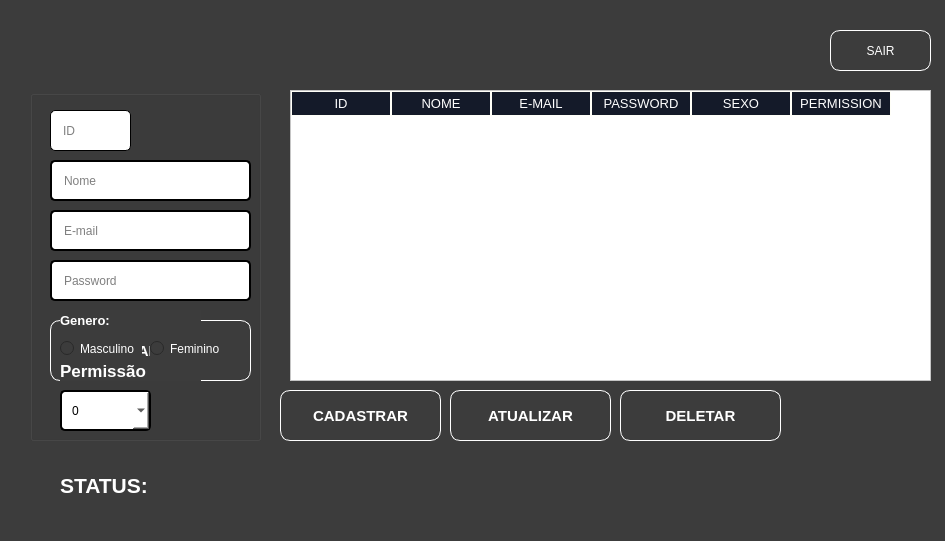
<?xml version="1.0" encoding="UTF-8"?>
<ui version="4.0">
 <class>form</class>
 <widget class="QWidget" name="form">
  <property name="geometry">
   <rect>
    <x>0</x>
    <y>0</y>
    <width>945</width>
    <height>541</height>
   </rect>
  </property>
  <property name="windowTitle">
   <string>Form</string>
  </property>
  <property name="styleSheet">
   <string notr="true">background-color: rgb(60,60,60);</string>
  </property>
  <widget class="QLabel" name="label">
   <property name="geometry">
    <rect>
     <x>50</x>
     <y>30</y>
     <width>541</width>
     <height>41</height>
    </rect>
   </property>
   <property name="font">
    <font>
     <pointsize>20</pointsize>
     <weight>75</weight>
     <bold>true</bold>
    </font>
   </property>
   <property name="styleSheet">
    <string notr="true">color: rgb(255, 255, 255);</string>
   </property>
   <property name="text">
    <string/>
   </property>
  </widget>
  <widget class="QPushButton" name="cad_btn">
   <property name="geometry">
    <rect>
     <x>280</x>
     <y>390</y>
     <width>161</width>
     <height>51</height>
    </rect>
   </property>
   <property name="font">
    <font>
     <pointsize>11</pointsize>
     <weight>75</weight>
     <bold>true</bold>
    </font>
   </property>
   <property name="styleSheet">
    <string notr="true">
QPushButton{
color: rgb(255, 255, 255);
border-style:outset;
border-radius:10px;
border-color:#FFFFFF;
border-width:1px;

}
QPushButton:hover{
background-color:#4CAF50;
}
</string>
   </property>
   <property name="text">
    <string>CADASTRAR</string>
   </property>
  </widget>
  <widget class="QPushButton" name="pushButton_2">
   <property name="geometry">
    <rect>
     <x>830</x>
     <y>30</y>
     <width>101</width>
     <height>41</height>
    </rect>
   </property>
   <property name="styleSheet">
    <string notr="true">
QPushButton{
color: rgb(255, 255, 255);
border-style:outset;
border-radius:10px;
border-color:#FFFFFF;
border-width:1px;

}
QPushButton:hover{
background-color:#696969;
}</string>
   </property>
   <property name="text">
    <string>SAIR</string>
   </property>
  </widget>
  <widget class="QPushButton" name="upt_btn">
   <property name="geometry">
    <rect>
     <x>450</x>
     <y>390</y>
     <width>161</width>
     <height>51</height>
    </rect>
   </property>
   <property name="font">
    <font>
     <pointsize>11</pointsize>
     <weight>75</weight>
     <bold>true</bold>
    </font>
   </property>
   <property name="styleSheet">
    <string notr="true">
QPushButton{
color: rgb(255, 255, 255);
border-style:outset;
border-radius:10px;
border-color:#FFFFFF;
border-width:1px;

}
QPushButton:hover{
background-color:#FFC107;
}
</string>
   </property>
   <property name="text">
    <string>ATUALIZAR</string>
   </property>
  </widget>
  <widget class="QPushButton" name="dell_btn">
   <property name="geometry">
    <rect>
     <x>620</x>
     <y>390</y>
     <width>161</width>
     <height>51</height>
    </rect>
   </property>
   <property name="font">
    <font>
     <pointsize>11</pointsize>
     <weight>75</weight>
     <bold>true</bold>
    </font>
   </property>
   <property name="styleSheet">
    <string notr="true">
QPushButton{
color: rgb(255, 255, 255);
border-style:outset;
border-radius:10px;
border-color:#FFFFFF;
border-width:1px;

}
QPushButton:hover{
background-color:#FF5252;
}
</string>
   </property>
   <property name="text">
    <string>DELETAR</string>
   </property>
  </widget>
  <widget class="QTableWidget" name="tableWidget">
   <property name="geometry">
    <rect>
     <x>290</x>
     <y>90</y>
     <width>641</width>
     <height>291</height>
    </rect>
   </property>
   <property name="font">
    <font>
     <pointsize>11</pointsize>
    </font>
   </property>
   <property name="styleSheet">
    <string notr="true">QWidget{
background-color: rgb(255, 255, 255);
	color: rgb(0, 0, 0);
}

QHeaderView::section{
background-color: rgb(20, 26, 41);
padding:2px;
color:white;
border: 1px solid #fffff8;
font-size:10pt;
}

QTableWidget{
gridline-color: black;
font-size:11pt;
}

QTableWidget QTableCornerButton::section{
	background-color: rgb(255, 0, 0);
border:1pxsolid #ff0000;
}</string>
   </property>
   <column>
    <property name="text">
     <string>ID</string>
    </property>
   </column>
   <column>
    <property name="text">
     <string>NOME</string>
    </property>
    <property name="background">
     <color>
      <red>255</red>
      <green>255</green>
      <blue>255</blue>
     </color>
    </property>
   </column>
   <column>
    <property name="text">
     <string>E-MAIL</string>
    </property>
   </column>
   <column>
    <property name="text">
     <string>PASSWORD</string>
    </property>
   </column>
   <column>
    <property name="text">
     <string>SEXO</string>
    </property>
   </column>
   <column>
    <property name="text">
     <string>PERMISSION</string>
    </property>
   </column>
  </widget>
  <widget class="QLineEdit" name="id">
   <property name="enabled">
    <bool>false</bool>
   </property>
   <property name="geometry">
    <rect>
     <x>50</x>
     <y>110</y>
     <width>81</width>
     <height>41</height>
    </rect>
   </property>
   <property name="styleSheet">
    <string notr="true">background-color: rgb(255, 255, 255);
border-style:outset;
border-radius:5px;
border-color: Black;
padding:10px;
border-width:1px;</string>
   </property>
   <property name="placeholderText">
    <string>ID</string>
   </property>
  </widget>
  <widget class="QLineEdit" name="nome">
   <property name="geometry">
    <rect>
     <x>50</x>
     <y>160</y>
     <width>201</width>
     <height>41</height>
    </rect>
   </property>
   <property name="styleSheet">
    <string notr="true">QLineEdit{
background-color: rgb(255, 255, 255);
border-style:outset;
border-radius:5px;
border-color: Black;
padding:10px;
border-width:1px;
border : 2px solid black	;
}
QLineEdit:hover{
border : 2px solid #1E90FF	;

}
</string>
   </property>
   <property name="placeholderText">
    <string>Nome</string>
   </property>
  </widget>
  <widget class="QLineEdit" name="email">
   <property name="geometry">
    <rect>
     <x>50</x>
     <y>210</y>
     <width>201</width>
     <height>41</height>
    </rect>
   </property>
   <property name="styleSheet">
    <string notr="true">QLineEdit{
background-color: rgb(255, 255, 255);
border-style:outset;
border-radius:5px;
border-color: Black;
padding:10px;
border-width:1px;
border : 2px solid black	;
}
QLineEdit:hover{
border : 2px solid #1E90FF	;

}</string>
   </property>
   <property name="placeholderText">
    <string>E-mail </string>
   </property>
  </widget>
  <widget class="QLineEdit" name="senha">
   <property name="geometry">
    <rect>
     <x>50</x>
     <y>260</y>
     <width>201</width>
     <height>41</height>
    </rect>
   </property>
   <property name="styleSheet">
    <string notr="true">QLineEdit{
background-color: rgb(255, 255, 255);
border-style:outset;
border-radius:5px;
border-color: Black;
padding:10px;
border-width:1px;
border : 2px solid black	;
}
QLineEdit:hover{
border : 2px solid #1E90FF	;

}</string>
   </property>
   <property name="placeholderText">
    <string>Password</string>
   </property>
  </widget>
  <widget class="QLabel" name="label_2">
   <property name="geometry">
    <rect>
     <x>160</x>
     <y>470</y>
     <width>291</width>
     <height>31</height>
    </rect>
   </property>
   <property name="font">
    <font>
     <pointsize>16</pointsize>
     <weight>75</weight>
     <bold>true</bold>
    </font>
   </property>
   <property name="styleSheet">
    <string notr="true">color: rgb(0, 255, 127);</string>
   </property>
   <property name="text">
    <string/>
   </property>
  </widget>
  <widget class="QPushButton" name="btn_upt_user">
   <property name="geometry">
    <rect>
     <x>50</x>
     <y>320</y>
     <width>201</width>
     <height>61</height>
    </rect>
   </property>
   <property name="font">
    <font>
     <pointsize>11</pointsize>
     <weight>75</weight>
     <bold>true</bold>
    </font>
   </property>
   <property name="styleSheet">
    <string notr="true">
QPushButton{
color: rgb(255, 255, 255);
border-style:outset;
border-radius:10px;
border-color:#FFFFFF;
border-width:1px;

}
QPushButton:hover{
background-color:#FFC107;
}
</string>
   </property>
   <property name="text">
    <string>ATUALIZAR</string>
   </property>
  </widget>
  <widget class="QLabel" name="label_3">
   <property name="geometry">
    <rect>
     <x>60</x>
     <y>470</y>
     <width>91</width>
     <height>31</height>
    </rect>
   </property>
   <property name="font">
    <font>
     <pointsize>16</pointsize>
     <weight>75</weight>
     <bold>true</bold>
    </font>
   </property>
   <property name="styleSheet">
    <string notr="true">color: rgb(255, 255, 255);</string>
   </property>
   <property name="text">
    <string>STATUS: </string>
   </property>
  </widget>
  <widget class="QRadioButton" name="rdb_femi">
   <property name="geometry">
    <rect>
     <x>150</x>
     <y>340</y>
     <width>82</width>
     <height>17</height>
    </rect>
   </property>
   <property name="styleSheet">
    <string notr="true">color: rgb(255, 255, 255);</string>
   </property>
   <property name="text">
    <string>Feminino</string>
   </property>
  </widget>
  <widget class="QLabel" name="label_5">
   <property name="geometry">
    <rect>
     <x>60</x>
     <y>310</y>
     <width>141</width>
     <height>21</height>
    </rect>
   </property>
   <property name="font">
    <font>
     <pointsize>10</pointsize>
     <weight>75</weight>
     <bold>true</bold>
    </font>
   </property>
   <property name="styleSheet">
    <string notr="true">color: rgb(255, 255, 255);</string>
   </property>
   <property name="text">
    <string>Genero:</string>
   </property>
  </widget>
  <widget class="QRadioButton" name="rdb_masc">
   <property name="geometry">
    <rect>
     <x>60</x>
     <y>340</y>
     <width>82</width>
     <height>17</height>
    </rect>
   </property>
   <property name="styleSheet">
    <string notr="true">color: rgb(255, 255, 255);</string>
   </property>
   <property name="text">
    <string>Masculino </string>
   </property>
  </widget>
  <widget class="QComboBox" name="comboBox">
   <property name="geometry">
    <rect>
     <x>60</x>
     <y>390</y>
     <width>91</width>
     <height>41</height>
    </rect>
   </property>
   <property name="styleSheet">
    <string notr="true">QComboBox{
background-color: rgb(255, 255, 255);
border-style:outset;
border-radius:5px;
border-color: Black;
padding:10px;
border-width:1px;
border : 2px solid black	;
}
QComboBox:hover{
border : 2px solid #1E90FF	;

}</string>
   </property>
   <item>
    <property name="text">
     <string>0</string>
    </property>
   </item>
   <item>
    <property name="text">
     <string>1</string>
    </property>
   </item>
  </widget>
  <widget class="QLabel" name="label_4">
   <property name="geometry">
    <rect>
     <x>60</x>
     <y>360</y>
     <width>141</width>
     <height>21</height>
    </rect>
   </property>
   <property name="font">
    <font>
     <pointsize>13</pointsize>
     <weight>75</weight>
     <bold>true</bold>
    </font>
   </property>
   <property name="styleSheet">
    <string notr="true">color: rgb(255, 255, 255);</string>
   </property>
   <property name="text">
    <string>Permissão</string>
   </property>
  </widget>
  <widget class="QGroupBox" name="groupBox">
   <property name="geometry">
    <rect>
     <x>30</x>
     <y>90</y>
     <width>231</width>
     <height>351</height>
    </rect>
   </property>
   <property name="title">
    <string/>
   </property>
  </widget>
  <zorder>groupBox</zorder>
  <zorder>label</zorder>
  <zorder>cad_btn</zorder>
  <zorder>pushButton_2</zorder>
  <zorder>upt_btn</zorder>
  <zorder>dell_btn</zorder>
  <zorder>tableWidget</zorder>
  <zorder>id</zorder>
  <zorder>nome</zorder>
  <zorder>email</zorder>
  <zorder>senha</zorder>
  <zorder>label_2</zorder>
  <zorder>btn_upt_user</zorder>
  <zorder>label_3</zorder>
  <zorder>rdb_femi</zorder>
  <zorder>label_5</zorder>
  <zorder>rdb_masc</zorder>
  <zorder>comboBox</zorder>
  <zorder>label_4</zorder>
 </widget>
 <resources/>
 <connections/>
</ui>
